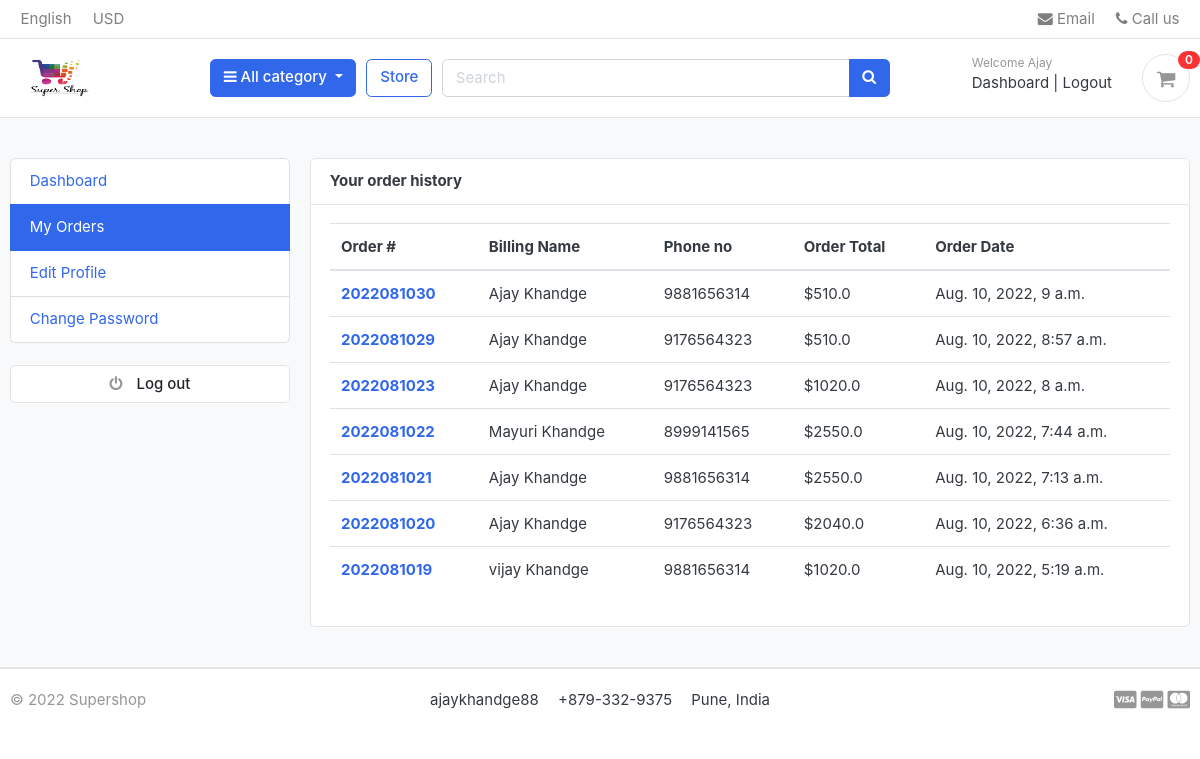
The page /accounts/my_orders/ (signed in) on the database its author committed.
### accounts/models.py (models this page shows, shortened)
class Account(AbstractBaseUser):
    first_name = models.CharField(max_length=50)
    last_name = models.CharField(max_length=50)
    username = models.CharField(max_length=50,unique=True)
    email = models.EmailField(max_length=100, unique=True)
    phone_number = models.CharField(max_length=50)
    date_joined = models.DateTimeField(auto_now_add=True)
    last_login = models.DateTimeField(auto_now_add=True)
    is_admin = models.BooleanField(default=False)
    is_staff = models.BooleanField(default=False)
    is_active = models.BooleanField(default=False)
    is_superadmin = models.BooleanField(default=False)
    USERNAME_FIELD = 'email'
    REQUIRED_FIELDS = ['username','first_name','last_name']
    objects = MyAccountManager()

### orders/models.py (models this page shows, shortened)
class Order(models.Model):
    STATUS = (
        ('New','New'),
        ('Accepted','Accepted'),
        ('Completed','Completed'),
        ('Cancelled','Cancelled'),
    )
    user = models.ForeignKey(Account,on_delete=models.SET_NULL,null=True)
    payment = models.ForeignKey(Payment,on_delete=models.SET_NULL,blank=True,null=True)
    order_number = models.CharField(max_length=100)
    first_name = models.CharField(max_length=100)
    last_name = models.CharField(max_length=100)
    phone = models.CharField(max_length=15)
    email = models.CharField(max_length=50)
    address_line_1 = models.CharField(max_length=50)
    address_line_2 = models.CharField(max_length=50,blank=True)
    country = models.CharField(max_length=50)
    state = models.CharField(max_length=50)
    city = models.CharField(max_length=50)
    order_note = models.CharField(max_length=50,blank=True)
    order_total = models.CharField(max_length=50)
    tax = models.FloatField()
    status = models.CharField(max_length=10,choices=STATUS,default='New')
    ip = models.CharField(max_length=20,blank=True)
    is_ordered = models.BooleanField(default=False)
    created_at = models.DateTimeField(auto_now_add=True)
    updated_at = models.DateTimeField(auto_now=True)
    def get_full_name(self):
        return f'{self.first_name} {self.last_name}'

### accounts/views.py (the view)
# urls.py: path('my_orders/',views.my_orders, name = 'my_orders'),
@login_required(login_url='login')
def my_orders(request):
    orders = Order.objects.filter(user=request.user,is_ordered = True).order_by('-created_at')
    context = {
        'orders':orders
    }
    return render(request,'accounts/my_orders.html',context)

### carts/context_processors.py (called while the page is built)
def cart_counter(request):
    if 'admin' in request.path:
        return {}
    else:
        cart_count = 0
        try:
            cart = Cart.objects.filter(cart_id = _cart_id(request))
            if request.user.is_authenticated:
                cart_items = CartItem.objects.all().filter(user = request.user)
            else:
                cart_items = CartItem.objects.all().filter(cart = cart[:1])
            for cart_item in cart_items:
                cart_count+=cart_item.quantity
        except Cart.DoesNotExist:
            cart_count = 0
    return dict(cart_count = cart_count)

### carts/views.py (called while the page is built)
def _cart_id(request):
    cart = request.session.session_key
    if not cart:
        cart = request.session.create()
    return cart

### category/context_processors.py (called while the page is built)
def menu_links(request):
    categories = Category.objects.all()
    return dict(links = categories)

### category/models.py (called while the page is built)
    def get_url(self):
        return reverse('products_by_category',args = [self.slug])

### templates/accounts/my_orders.html (shortened to what this page needs)
{% extends 'base.html' %}
{% block content %}
<section class="section-conten padding-y bg">
    <div class="container">
        <div class="row">
        {% include 'includes/dashboard_sidebar.html' %}
        <main class="col-md-9">
            <article class="card">
            <header class="card-header">
                <strong class="d-inline-block mr-3">Your order history</strong>
             </header>
            <div class="card-body">
                <div class="row">
                    <div class="col-md-12">
                        <table class="table table-hover">
                            <thead>
                              <tr>
                                <th scope="col">Order #</th>
                                <th scope="col">Billing Name</th>
                                <th scope="col">Phone no</th>
                                <th scope="col">Order Total</th>
                                <th scope="col">Order Date</th>
                              </tr>
                            </thead>
                            <tbody>
                                {% for order in orders %}
                              <tr>
                                <th scope="row"><a href="{% url 'order_details' order.order_number %}">{{order.order_number}}</th>
                                <td>{{order.get_full_name}}</td>
                                <td>{{order.phone}}</td>
                                <td>${{order.order_total}}</td>
                                <td>{{order.updated_at}}</td>
                              </tr>
                              {% endfor %}
                            </tbody>
                          </table>
                    </div>
                </div>
            </div>
            </article>
        </main>
    </div>
    </div>
    </section>
{% endblock %}

### templates/includes/navbar.html (shortened to what this page needs)
{% load static %}
<header class="section-header">
    <nav class="navbar p-md-0 navbar-expand-sm navbar-light border-bottom">
    <div class="container">
      <div class="collapse navbar-collapse" id="navbarTop4">
        <ul class="navbar-nav mr-auto">
            <li class="nav-item dropdown">
                 <a href="#" class="nav-link">   English </a>
            </li>
            <li class="nav-item dropdown">
                <a href="#" class="nav-link"> USD </a>
            </li>
        </ul>
        <ul class="navbar-nav">
            <li><a href="#" class="nav-link"> <i class="fa fa-envelope"></i> Email </a></li>
            <li><a href="#" class="nav-link"> <i class="fa fa-phone"></i> Call us </a></li>
        </ul>
      </div>
    </div>
    </nav>
    <section class="header-main border-bottom">
        <div class="container">
    <div class="row align-items-center">
        <div class="col-lg-2 col-md-3 col-6">
            <a href="{% url 'home' %}" class="brand-wrap">
                <img class="logo" src="{% static 'site/supershop.png' %}" width="90px" height="80px">
            </a>
        </div>
        <div class="col-lg col-sm col-md col-6 flex-grow-0">
            <div class="category-wrap dropdown d-inline-block float-right">
                <button type="button" class="btn btn-primary dropdown-toggle" data-toggle="dropdown">
                    <i class="fa fa-bars"></i> All category
                </button>
            </div>
        </div>
        <a href="{% url 'store'%}" class="btn btn-outline-primary">Store</a>
        <div class="col-lg  col-md-6 col-sm-12 col">
            <form action="{% url 'search' %}" class="search">
                <div class="input-group w-100">
                    <input type="text" class="form-control" style="width:60%;" placeholder="Search" name="keyword">
                    <div class="input-group-append">
                      <button class="btn btn-primary" type="submit">
                        <i class="fa fa-search"></i>
                      </button>
                    </div>
                </div>
            </form>
        </div>
        <div class="col-lg-3 col-sm-6 col-8 order-2 order-lg-3">
                    <div class="d-flex justify-content-end mb-3 mb-lg-0">
                        {% if user.id is None %}
                        <div class="widget-header">
                            <small class="title text-muted">Welcome guest!</small>
                            <div>
                                <a href="{% url 'login' %}">Sign in</a> <span class="dark-transp"> | </span>
                                <a href="{% url 'register' %}"> Register</a>
                            </div>
                        </div>
                        {% else %}
                        <div class="widget-header">
                            <small class="title text-muted">Welcome {{user.first_name }} </small>
                            <div>
                                <a href="{% url 'dashboard' %}">Dashboard</a> <span class="dark-transp"> | </span>
                                <a href="{% url 'logout' %}"> Logout</a>
                            </div>
                        </div>
                        {% endif %}
                        <a href="{% url 'carts' %}" class="widget-header pl-3 ml-3">
                            <div class="icon icon-sm rounded-circle border"><i class="fa fa-shopping-cart"></i></div>
                            <span class="badge badge-pill badge-danger notify">{{cart_count}}</span>
                        </a>
                    </div>
                </div>
    </div>
        </div>
    </section>
    </header>

### static/css/ui.css (style rules this page uses)
html { font-family: "Inter", sans-serif; font-size: 15px; }
.icon-xs, .icon-sm, .icon-md, .icon-lg { display: inline-block; text-align: center; flex-shrink: 0; flex-grow: 0; }
.icon-sm { width: 48px; height: 48px; line-height: 48px !important; font-size: 20px; }
.padding-y { padding-top: 40px; padding-bottom: 40px; }
article:after, .form-group:after { display: block; clear: both; content: ""; }
.bg { background-color: #f8f9fa; }
.header-main { position: relative; padding-top: 1rem; padding-bottom: 1rem; }
.brand-wrap .logo, .navbar-brand .logo { margin-right: 7px; max-height: 42px; display: inline-block; }
.widget-header { display: inline-block; vertical-align: middle; position: relative; }
.widget-header a { color: #343a40; }
.widget-header i { color: #969696; }
.widget-header .title { display: block; }
.widget-header .notify { position: absolute; top: -3px; right: -10px; }
.notify { position: absolute; top: -4px; right: -10px; display: inline-block; padding: 0.25em 0.6em; font-size: 12px; line-height: 1; text-align: center; border-radius: 3rem; color: #fff; background-color: #fa3434; }

### rows shown on the page
Account: first_name "Ajay"
Order: order_number "2022081030", get_full_name "Ajay Khandge", phone "9881656314", order_total "510.0", updated_at "Aug. 10, 2022, 9 a.m."
Order: order_number "2022081029", get_full_name "Ajay Khandge", phone "9176564323", order_total "510.0", updated_at "Aug. 10, 2022, 8:57 a.m."
Order: order_number "2022081023", get_full_name "Ajay Khandge", phone "9176564323", order_total "1020.0", updated_at "Aug. 10, 2022, 8 a.m."
Order: order_number "2022081022", get_full_name "Mayuri Khandge", phone "8999141565", order_total "2550.0", updated_at "Aug. 10, 2022, 7:44 a.m."
Order: order_number "2022081021", get_full_name "Ajay Khandge", phone "9881656314", order_total "2550.0", updated_at "Aug. 10, 2022, 7:13 a.m."
Order: order_number "2022081020", get_full_name "Ajay Khandge", phone "9176564323", order_total "2040.0", updated_at "Aug. 10, 2022, 6:36 a.m."
Order: order_number "2022081019", get_full_name "vijay Khandge", phone "9881656314", order_total "1020.0", updated_at "Aug. 10, 2022, 5:19 a.m."

### other values the page prints
{{ cart_count }} "0"
